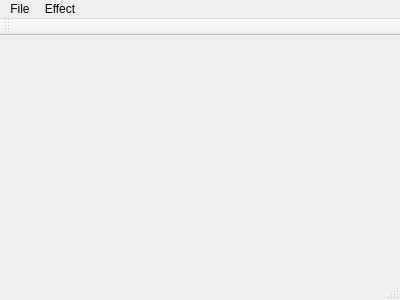
<?xml version="1.0" encoding="UTF-8"?>
<ui version="4.0">
 <class>MainWindow</class>
 <widget class="QMainWindow" name="MainWindow">
  <property name="geometry">
   <rect>
    <x>0</x>
    <y>0</y>
    <width>400</width>
    <height>300</height>
   </rect>
  </property>
  <property name="windowTitle">
   <string>MainWindow</string>
  </property>
  <widget class="QWidget" name="centralWidget"/>
  <widget class="QMenuBar" name="menuBar">
   <property name="geometry">
    <rect>
     <x>0</x>
     <y>0</y>
     <width>400</width>
     <height>21</height>
    </rect>
   </property>
   <widget class="QMenu" name="menuFile">
    <property name="title">
     <string>File</string>
    </property>
    <addaction name="actionOpen"/>
   </widget>
   <widget class="QMenu" name="menuEffect">
    <property name="title">
     <string>Effect</string>
    </property>
    <addaction name="actionOil_Paint"/>
   </widget>
   <addaction name="menuFile"/>
   <addaction name="menuEffect"/>
  </widget>
  <widget class="QToolBar" name="mainToolBar">
   <attribute name="toolBarArea">
    <enum>TopToolBarArea</enum>
   </attribute>
   <attribute name="toolBarBreak">
    <bool>false</bool>
   </attribute>
  </widget>
  <widget class="QStatusBar" name="statusBar"/>
  <action name="actionOil_Paint">
   <property name="text">
    <string>Oil-Paint</string>
   </property>
  </action>
  <action name="actionOpen">
   <property name="text">
    <string>Open</string>
   </property>
  </action>
 </widget>
 <layoutdefault spacing="6" margin="11"/>
 <resources/>
 <connections/>
</ui>
